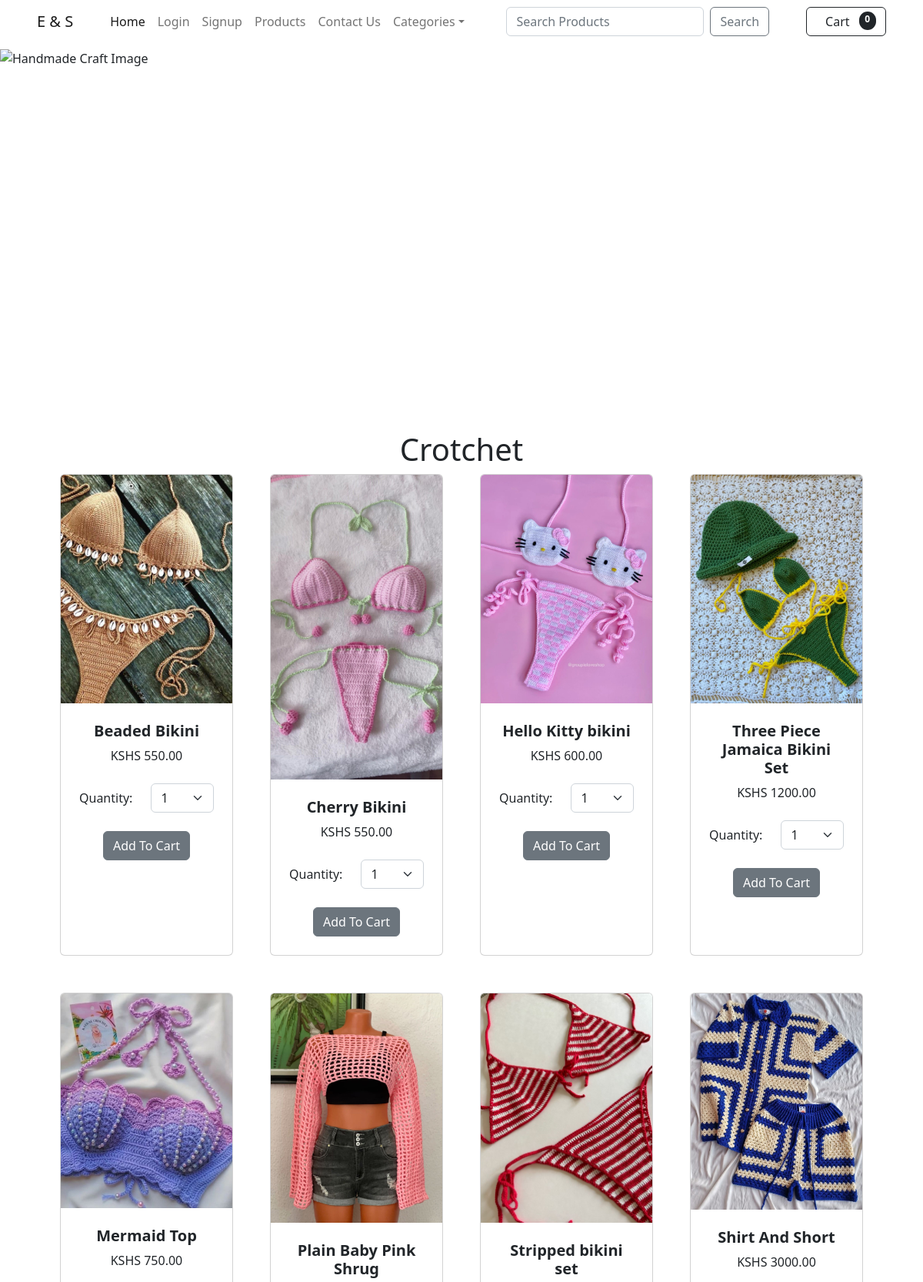
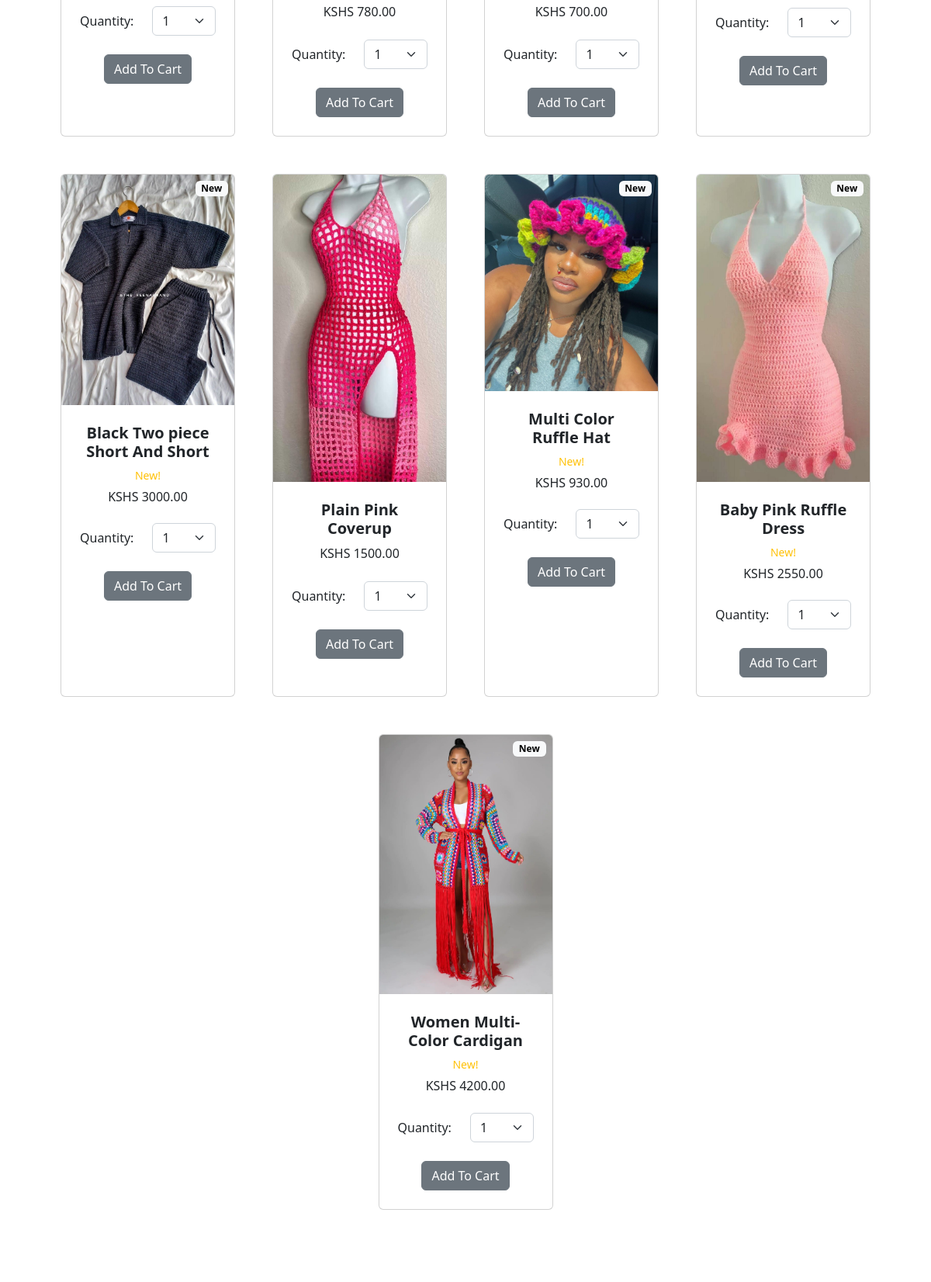
Page /category/Crotchet (upper part) on the committed database (2 pictures, top to bottom).
### my_app/models.py (models this page shows, shortened)
class Category(models.Model):
    name = models.CharField(max_length=50)
    description = models.TextField()
    def __str__(self):
        return self.name
    class Meta:
        db_table = 'category'
        verbose_name_plural = 'Categories'

class Product(models.Model):
    name = models.CharField(max_length=50)
    description = models.CharField(max_length=250, default="", blank=True, null=True)
    price = models.DecimalField(default=0, max_digits=10, decimal_places=2)
    image = models.ImageField(upload_to='products/images/')
    category = models.ForeignKey(Category, related_name='products', on_delete=models.CASCADE)
    created_at = models.DateTimeField(auto_now_add=True)
    updated_at = models.DateTimeField(auto_now=True)
    is_new = models.BooleanField(default=False)
    class Meta:
        ordering = ['category']
        db_table = 'product'
        verbose_name_plural = 'Products'

### my_app/views.py (the view)
# urls.py: path('category/<str:foo>', views.category, name='category'),
def category(request, foo):
    foo = foo.replace('-', '')
    try:
        category = Category.objects.get(name=foo)
        products = Product.objects.filter(category=category)
        return render(request, "category.html", {'category': category, 'products': products})
    except:
        messages.error(request, 'Please enter a valid category.')
        return redirect('home')

### cart/cart.py (called while the page is built)
    def __len__(self):
        return len(self.cart)

### cart/context_processors.py (called while the page is built)
def cart(request):
    return {'cart': Cart(request)}

### templates/category.html (shortened to what this page needs)
{% extends 'master.html' %}
{% load static %}
{% block extra_css %}
    <link rel="stylesheet" href="{% static 'css/about.css' %}">
{% endblock %}
{% block content %}
    {% include 'header.html' %}
    <section class="py-5">
        <div class="container px-4 px-lg-5 mt-5">
            <h1 class="text-center">{{ category }}</h1>
            <div class="row gx-4 gx-lg-5 row-cols-2 row-cols-md-3 row-cols-xl-4 justify-content-center">
                {% for product in products %}
                    {% if product.is_new %}
                        <div class="col mb-5">
                            <div class="card h-100">
                                <div class="badge bg-light text-black position-absolute"
                                     style="top: 0.5rem; right: 0.5rem;">New
                                </div>
                                <img class="card-img-top" src="{{ product.image.url }}" alt="{{ product.name }}"/>
                                <div class="card-body p-4">
                                    <div class="text-center">
                                        <h5 class="fw-bolder">{{ product.name }}</h5>
                                        <div class="d-flex justify-content-center small text-warning mb-2">
                                            &nbsp;&nbsp;New!&nbsp;&nbsp;
                                        </div>
                                        <h6>KSHS {{ product.price }}</h6>
                                        <div class="d-flex gap-4 justify-content-between align-items-center mb-4 mt-4">
                                            <label for="qty-cart">Quantity:</label>
                                            <select class="form-select" id="qty-cart">
                                                <option value="1" selected>1</option>
                                            </select>
                                        </div>
                                        <button type="button" value="{{ product.id }}"
                                                class="btn btn-secondary add-cart"
                                                id="add-cart">
                                            Add To Cart
                                        </button>
                                    </div>
                                </div>
                            </div>
                        </div>
                    {% else %}
                        <div class="col mb-5">
                            <div class="card h-100">
                                <img class="card-img-top" src="{{ product.image.url }}" alt="{{ product.name }}"/>
                                <div class="card-body p-4">
                                    <div class="text-center">
                                        <h5 class="fw-bolder">{{ product.name }}</h5>
                                        KSHS {{ product.price }}
                                        <div class="d-flex gap-4 justify-content-between align-items-center mb-4 mt-4">
                                            <label for="qty-cart">Quantity:</label>
                                            <select class="form-select" id="qty-cart">
                                                <option value="1" selected>1</option>
                                            </select>
                                        </div>
                                        <button type="button" value="{{ product.id }}"
                                                class="btn btn-secondary add-cart"
                                                id="add-cart">
                                            Add To Cart
                                        </button>
                                    </div>
                                </div>
                            </div>
                        </div>
                    {% endif %}
                {% endfor %}
            </div>
        </div>
    </section>
{% endblock %}

### rows in the picture
Category: name "Crotchet"
Product: image (picture), name "Beaded Bikini", price "550.00", {{ product.id }} 2 (drawn)
Product: image (picture), name "Cherry Bikini", price "550.00", {{ product.id }} 3 (drawn)
Product: image (picture), name "Hello Kitty bikini", price "600.00", {{ product.id }} 5 (drawn)
Product: image (picture), name "Three Piece Jamaica Bikini Set", price "1200.00", {{ product.id }} 6 (drawn)
Product: image (picture), name "Mermaid Top", price "750.00", {{ product.id }} 7 (drawn)
Product: image (picture), name "Plain Baby Pink Shrug", price "780.00", {{ product.id }} 8 (drawn)
Product: image (picture), name "Stripped bikini set", price "700.00", {{ product.id }} 9 (drawn)
Product: image (picture), name "Shirt And Short", price "3000.00", {{ product.id }} 10 (drawn)
Product: image (picture), name "Black Two piece Short And Short", price "3000.00", {{ product.id }} 12 (drawn)
Product: image (picture), name "Plain Pink Coverup", price "1500.00", {{ product.id }} 13 (drawn)
Product: image (picture), name "Multi Color Ruffle Hat", price "930.00", {{ product.id }} 14 (drawn)
Product: image (picture), name "Baby Pink Ruffle Dress", price "2550.00", {{ product.id }} 15 (drawn)
Product: image (picture), name "Women Multi-Color Cardigan", price "4200.00", {{ product.id }} 16 (drawn)

### other values in the picture
{{ cart|length }} "0"
